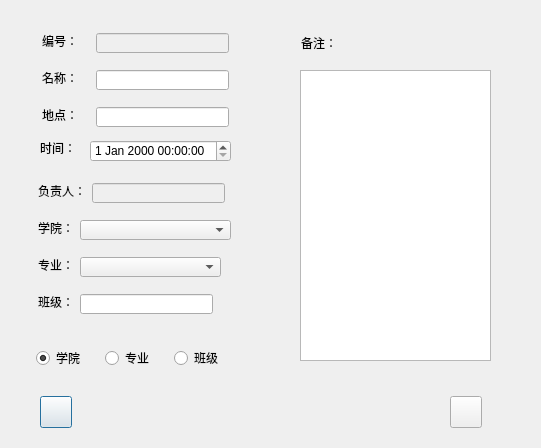
<?xml version="1.0" encoding="UTF-8"?>
<ui version="4.0">
 <class>CreateItem</class>
 <widget class="QDialog" name="CreateItem">
  <property name="geometry">
   <rect>
    <x>0</x>
    <y>0</y>
    <width>541</width>
    <height>448</height>
   </rect>
  </property>
  <property name="windowTitle">
   <string>新建签到项目</string>
  </property>
  <widget class="QLabel" name="label_12">
   <property name="geometry">
    <rect>
     <x>301</x>
     <y>35</y>
     <width>36</width>
     <height>16</height>
    </rect>
   </property>
   <property name="text">
    <string>备注：</string>
   </property>
  </widget>
  <widget class="QPlainTextEdit" name="plainTextEdit">
   <property name="geometry">
    <rect>
     <x>300</x>
     <y>70</y>
     <width>191</width>
     <height>291</height>
    </rect>
   </property>
  </widget>
  <widget class="QPushButton" name="pushButtonBack">
   <property name="geometry">
    <rect>
     <x>40</x>
     <y>396</y>
     <width>32</width>
     <height>32</height>
    </rect>
   </property>
   <property name="text">
    <string/>
   </property>
   <property name="icon">
    <iconset resource="../image/image.qrc">
     <normaloff>:/new/prefix1/back.gif</normaloff>:/new/prefix1/back.gif</iconset>
   </property>
   <property name="iconSize">
    <size>
     <width>32</width>
     <height>32</height>
    </size>
   </property>
  </widget>
  <widget class="QPushButton" name="pushButtonSave">
   <property name="geometry">
    <rect>
     <x>450</x>
     <y>396</y>
     <width>32</width>
     <height>32</height>
    </rect>
   </property>
   <property name="text">
    <string/>
   </property>
   <property name="icon">
    <iconset resource="../image/image.qrc">
     <normaloff>:/new/prefix1/save.gif</normaloff>:/new/prefix1/save.gif</iconset>
   </property>
   <property name="iconSize">
    <size>
     <width>32</width>
     <height>32</height>
    </size>
   </property>
  </widget>
  <widget class="QLabel" name="label_8">
   <property name="geometry">
    <rect>
     <x>42</x>
     <y>107</y>
     <width>36</width>
     <height>16</height>
    </rect>
   </property>
   <property name="text">
    <string>地点：</string>
   </property>
  </widget>
  <widget class="QLabel" name="label_3">
   <property name="geometry">
    <rect>
     <x>42</x>
     <y>70</y>
     <width>36</width>
     <height>16</height>
    </rect>
   </property>
   <property name="text">
    <string>名称：</string>
   </property>
  </widget>
  <widget class="QLabel" name="label_4">
   <property name="geometry">
    <rect>
     <x>42</x>
     <y>33</y>
     <width>36</width>
     <height>16</height>
    </rect>
   </property>
   <property name="text">
    <string>编号：</string>
   </property>
  </widget>
  <widget class="QLineEdit" name="lineEditCharge">
   <property name="enabled">
    <bool>false</bool>
   </property>
   <property name="geometry">
    <rect>
     <x>92</x>
     <y>183</y>
     <width>133</width>
     <height>20</height>
    </rect>
   </property>
   <property name="text">
    <string/>
   </property>
  </widget>
  <widget class="QLineEdit" name="lineEditSignName">
   <property name="enabled">
    <bool>true</bool>
   </property>
   <property name="geometry">
    <rect>
     <x>96</x>
     <y>70</y>
     <width>133</width>
     <height>20</height>
    </rect>
   </property>
  </widget>
  <widget class="QLineEdit" name="lineEditSignid">
   <property name="enabled">
    <bool>false</bool>
   </property>
   <property name="geometry">
    <rect>
     <x>96</x>
     <y>33</y>
     <width>133</width>
     <height>20</height>
    </rect>
   </property>
  </widget>
  <widget class="QLineEdit" name="lineEditSignloc">
   <property name="enabled">
    <bool>true</bool>
   </property>
   <property name="geometry">
    <rect>
     <x>96</x>
     <y>107</y>
     <width>133</width>
     <height>20</height>
    </rect>
   </property>
  </widget>
  <widget class="QLabel" name="label_9">
   <property name="geometry">
    <rect>
     <x>38</x>
     <y>183</y>
     <width>48</width>
     <height>16</height>
    </rect>
   </property>
   <property name="text">
    <string>负责人：</string>
   </property>
  </widget>
  <widget class="QLineEdit" name="lineEditClass">
   <property name="enabled">
    <bool>true</bool>
   </property>
   <property name="geometry">
    <rect>
     <x>80</x>
     <y>294</y>
     <width>133</width>
     <height>20</height>
    </rect>
   </property>
  </widget>
  <widget class="QLabel" name="label_10">
   <property name="geometry">
    <rect>
     <x>38</x>
     <y>294</y>
     <width>36</width>
     <height>16</height>
    </rect>
   </property>
   <property name="text">
    <string>班级：</string>
   </property>
  </widget>
  <widget class="QComboBox" name="comboBoxDept">
   <property name="geometry">
    <rect>
     <x>80</x>
     <y>220</y>
     <width>151</width>
     <height>20</height>
    </rect>
   </property>
  </widget>
  <widget class="QLabel" name="label_6">
   <property name="geometry">
    <rect>
     <x>38</x>
     <y>220</y>
     <width>36</width>
     <height>16</height>
    </rect>
   </property>
   <property name="text">
    <string>学院：</string>
   </property>
  </widget>
  <widget class="QComboBox" name="comboBoxMajor">
   <property name="geometry">
    <rect>
     <x>80</x>
     <y>257</y>
     <width>141</width>
     <height>20</height>
    </rect>
   </property>
  </widget>
  <widget class="QLabel" name="label_7">
   <property name="geometry">
    <rect>
     <x>38</x>
     <y>257</y>
     <width>36</width>
     <height>16</height>
    </rect>
   </property>
   <property name="text">
    <string>专业：</string>
   </property>
  </widget>
  <widget class="QLabel" name="label_11">
   <property name="geometry">
    <rect>
     <x>40</x>
     <y>140</y>
     <width>36</width>
     <height>16</height>
    </rect>
   </property>
   <property name="text">
    <string>时间：</string>
   </property>
  </widget>
  <widget class="QDateTimeEdit" name="dateTimeEdit">
   <property name="geometry">
    <rect>
     <x>90</x>
     <y>140</y>
     <width>141</width>
     <height>22</height>
    </rect>
   </property>
  </widget>
  <widget class="QWidget" name="layoutWidget">
   <property name="geometry">
    <rect>
     <x>36</x>
     <y>349</y>
     <width>201</width>
     <height>18</height>
    </rect>
   </property>
   <layout class="QGridLayout" name="gridLayout">
    <item row="0" column="0">
     <widget class="QRadioButton" name="radioButton">
      <property name="text">
       <string>学院</string>
      </property>
      <property name="checkable">
       <bool>true</bool>
      </property>
      <property name="checked">
       <bool>true</bool>
      </property>
     </widget>
    </item>
    <item row="0" column="1">
     <widget class="QRadioButton" name="radioButtonMajor">
      <property name="text">
       <string>专业</string>
      </property>
     </widget>
    </item>
    <item row="0" column="2">
     <widget class="QRadioButton" name="radioButtonClass">
      <property name="text">
       <string>班级</string>
      </property>
     </widget>
    </item>
   </layout>
  </widget>
 </widget>
 <tabstops>
  <tabstop>lineEditSignid</tabstop>
  <tabstop>lineEditSignName</tabstop>
  <tabstop>lineEditSignloc</tabstop>
  <tabstop>dateTimeEdit</tabstop>
  <tabstop>lineEditCharge</tabstop>
  <tabstop>comboBoxDept</tabstop>
  <tabstop>comboBoxMajor</tabstop>
  <tabstop>lineEditClass</tabstop>
  <tabstop>pushButtonBack</tabstop>
  <tabstop>pushButtonSave</tabstop>
  <tabstop>plainTextEdit</tabstop>
  <tabstop>radioButton</tabstop>
  <tabstop>radioButtonMajor</tabstop>
  <tabstop>radioButtonClass</tabstop>
 </tabstops>
 <resources>
  <include location="../image/image.qrc"/>
 </resources>
 <connections/>
</ui>
